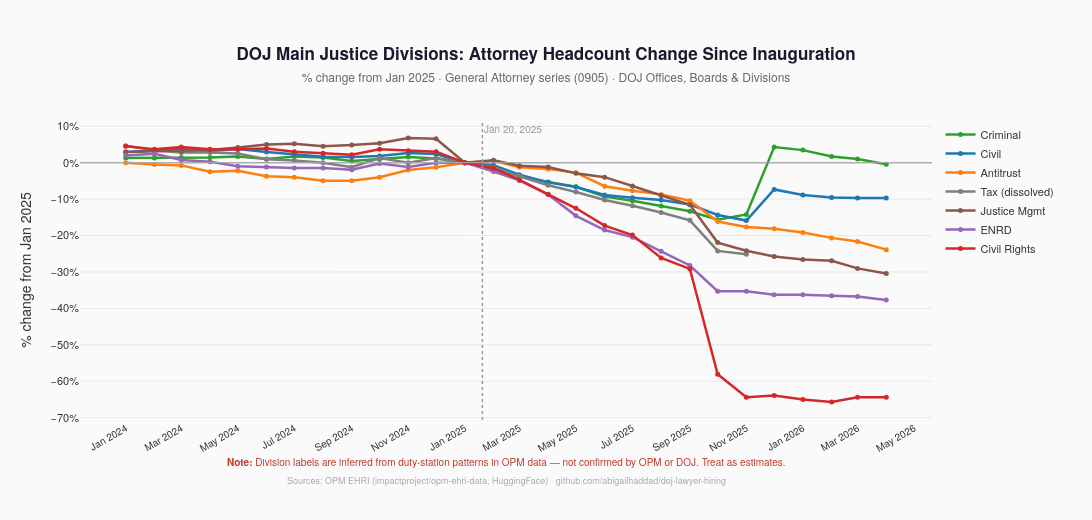

Write notebook code for a chart like this one.
### Code cell
# Index each division's headcount to Jan 2025 = 0%
baseline = div_emp_df[div_emp_df['yyyymm'] == '202501'].set_index('poi')['headcount']

indexed = div_emp_df.copy()
indexed['pct_change'] = indexed.apply(
    lambda r: (r['headcount'] / baseline.get(r['poi'], np.nan) - 1) * 100, axis=1
)

# Sort divisions by final pct value descending so legend order matches line order at right edge
final_pct = (
    indexed.sort_values('date')
    .groupby('poi')['pct_change']
    .last()
    .fillna(-100)
)
poi_color_map = dict(zip([poi for poi, _ in DIVISIONS_ORDERED], DIV_COLORS))
sorted_divisions = [(poi, name) for poi, name in
                    sorted(DIVISIONS_ORDERED, key=lambda x: final_pct.get(x[0], -100), reverse=True)]

fig_idx = go.Figure()
for poi, name in sorted_divisions:
    grp = indexed[indexed['poi'] == poi].sort_values('date')
    fig_idx.add_trace(go.Scatter(
        x=grp['date'], y=grp['pct_change'],
        mode='lines+markers',
        name=name,
        line=dict(color=poi_color_map[poi], width=2.5),
        marker=dict(size=5),
    ))

fig_idx.add_hline(y=0, line=dict(color='#aaa', width=1))
fig_idx.add_vline(x=INAUGURATION, line=dict(color='#999', width=1.5, dash='dot'),
                  annotation_text='Jan 20, 2025', annotation_position='top right',
                  annotation_font=dict(size=10, color='#999', family=FONT))

fig_idx.update_layout(
    title=dict(
        text=(
            '<b>DOJ Main Justice Divisions: Attorney Headcount Change Since Inauguration</b><br>'
            '<span style="font-size:12px;color:#666">'
            '% change from Jan 2025 · General Attorney series (0905) · DOJ Offices, Boards & Divisions'
            '</span>'
        ),
        font=dict(size=17, family=FONT, color='#1a1a2e'),
        x=0.5, xanchor='center',
    ),
    yaxis=dict(
        title='% change from Jan 2025',
        ticksuffix='%',
        showgrid=True, gridcolor=GRID,
        zeroline=True, zerolinecolor='#bbb', zerolinewidth=1.5,
        tickfont=dict(size=11, family=FONT),
    ),
    xaxis=dict(
        showgrid=False, tickformat='%b %Y', dtick='M2', tickangle=-30,
        tickfont=dict(size=10, family=FONT),
    ),
    legend=dict(
        orientation='v', x=1.01, y=1, xanchor='left',
        font=dict(size=11, family=FONT),
        bgcolor='rgba(0,0,0,0)',
    ),
    paper_bgcolor=BG, plot_bgcolor=BG,
    font=dict(family=FONT, size=12, color='#333'),
    margin=dict(t=120, b=100, l=80, r=160),
    height=520, width=1100,
)

fig_idx.add_annotation(
    x=0.5, y=-0.17, xref='paper', yref='paper', showarrow=False, xanchor='center',
    text=(
        '<b>Note:</b> Division labels are inferred from duty-station patterns in OPM data — '
        'not confirmed by OPM or DOJ. Treat as estimates.'
    ),
    font=dict(size=10, color='#c0392b', family=FONT),
)
fig_idx.add_annotation(
    x=0.5, y=-0.23, xref='paper', yref='paper', showarrow=False, xanchor='center',
    text='Sources: OPM EHRI (impactproject/opm-ehri-data, HuggingFace) · github.com/abigailhaddad/doj-lawyer-hiring',
    font=dict(size=9, color='#aaa', family=FONT),
)

fig_idx.show()
fig_idx.write_image('doj_divisions_pct.png', scale=2)
print('Saved: doj_divisions_pct.png')

### Figure 1 — Plotly figure (JSON) as saved in the notebook; plotly's stock layout.template omitted (floating-point values rounded to 4 significant figures)
{"data": [{"line": {"color": "#2ca02c", "width": 2.5}, "marker": {"size": 5}, "mode": "lines+markers", "name": "Criminal", "type": "scatter", "x": ["2024-01-01T00:00:00", "2024-02-01T00:00:00", "2024-03-01T00:00:00", "2024-04-01T00:00:00", "2024-05-01T00:00:00", "2024-06-01T00:00:00", "2024-07-01T00:00:00", "2024-08-01T00:00:00", "2024-09-01T00:00:00", "2024-10-01T00:00:00", "2024-11-01T00:00:00", "2024-12-01T00:00:00", "2025-01-01T00:00:00", "2025-02-01T00:00:00", "2025-03-01T00:00:00", "2025-04-01T00:00:00", "2025-05-01T00:00:00", "2025-06-01T00:00:00", "2025-07-01T00:00:00", "2025-08-01T00:00:00", "2025-09-01T00:00:00", "2025-10-01T00:00:00", "2025-11-01T00:00:00", "2025-12-01T00:00:00", "2026-01-01T00:00:00", "2026-02-01T00:00:00", "2026-03-01T00:00:00", "2026-04-01T00:00:00"], "y": [1.291, 1.291, 1.435, 1.435, 1.722, 1.004, 1.722, 1.435, 0.4304, 1.004, 1.578, 1.148, 0.0, -1.865, -3.73, -5.308, -6.6, -9.326, -10.47, -11.91, -13.34, -15.64, -14.2, 4.304, 3.443, 1.722, 1.004, -0.4304]}, {"line": {"color": "#1f77b4", "width": 2.5}, "marker": {"size": 5}, "mode": "lines+markers", "name": "Civil", "type": "scatter", "x": ["2024-01-01T00:00:00", "2024-02-01T00:00:00", "2024-03-01T00:00:00", "2024-04-01T00:00:00", "2024-05-01T00:00:00", "2024-06-01T00:00:00", "2024-07-01T00:00:00", "2024-08-01T00:00:00", "2024-09-01T00:00:00", "2024-10-01T00:00:00", "2024-11-01T00:00:00", "2024-12-01T00:00:00", "2025-01-01T00:00:00", "2025-02-01T00:00:00", "2025-03-01T00:00:00", "2025-04-01T00:00:00", "2025-05-01T00:00:00", "2025-06-01T00:00:00", "2025-07-01T00:00:00", "2025-08-01T00:00:00", "2025-09-01T00:00:00", "2025-10-01T00:00:00", "2025-11-01T00:00:00", "2025-12-01T00:00:00", "2026-01-01T00:00:00", "2026-02-01T00:00:00", "2026-03-01T00:00:00", "2026-04-01T00:00:00"], "y": [2.959, 3.297, 3.719, 3.212, 3.719, 2.959, 2.367, 1.606, 1.522, 1.86, 2.62, 2.367, 0.0, -0.6762, -3.297, -5.41, -6.678, -8.876, -9.637, -10.23, -11.5, -14.37, -15.89, -7.354, -8.876, -9.552, -9.721, -9.721]}, {"line": {"color": "#ff7f0e", "width": 2.5}, "marker": {"size": 5}, "mode": "lines+markers", "name": "Antitrust", "type": "scatter", "x": ["2024-01-01T00:00:00", "2024-02-01T00:00:00", "2024-03-01T00:00:00", "2024-04-01T00:00:00", "2024-05-01T00:00:00", "2024-06-01T00:00:00", "2024-07-01T00:00:00", "2024-08-01T00:00:00", "2024-09-01T00:00:00", "2024-10-01T00:00:00", "2024-11-01T00:00:00", "2024-12-01T00:00:00", "2025-01-01T00:00:00", "2025-02-01T00:00:00", "2025-03-01T00:00:00", "2025-04-01T00:00:00", "2025-05-01T00:00:00", "2025-06-01T00:00:00", "2025-07-01T00:00:00", "2025-08-01T00:00:00", "2025-09-01T00:00:00", "2025-10-01T00:00:00", "2025-11-01T00:00:00", "2025-12-01T00:00:00", "2026-01-01T00:00:00", "2026-02-01T00:00:00", "2026-03-01T00:00:00", "2026-04-01T00:00:00"], "y": [0.0, -0.4975, -0.7463, -2.488, -2.239, -3.731, -3.98, -4.975, -4.975, -3.98, -1.99, -1.244, 0.0, 0.4975, -1.244, -1.741, -2.736, -6.468, -7.711, -8.706, -10.45, -16.17, -17.66, -18.16, -19.15, -20.65, -21.64, -23.88]}, {"line": {"color": "#7f7f7f", "width": 2.5}, "marker": {"size": 5}, "mode": "lines+markers", "name": "Tax (dissolved)", "type": "scatter", "x": ["2024-01-01T00:00:00", "2024-02-01T00:00:00", "2024-03-01T00:00:00", "2024-04-01T00:00:00", "2024-05-01T00:00:00", "2024-06-01T00:00:00", "2024-07-01T00:00:00", "2024-08-01T00:00:00", "2024-09-01T00:00:00", "2024-10-01T00:00:00", "2024-11-01T00:00:00", "2024-12-01T00:00:00", "2025-01-01T00:00:00", "2025-02-01T00:00:00", "2025-03-01T00:00:00", "2025-04-01T00:00:00", "2025-05-01T00:00:00", "2025-06-01T00:00:00", "2025-07-01T00:00:00", "2025-08-01T00:00:00", "2025-09-01T00:00:00", "2025-10-01T00:00:00", "2025-11-01T00:00:00"], "y": [4.658, 3.416, 2.795, 2.795, 2.484, 0.9317, 0.6211, 0.0, -1.242, 1.242, 0.0, 1.242, 0.0, -1.242, -3.727, -6.211, -8.075, -10.25, -11.8, -13.66, -15.84, -24.22, -25.16]}, {"line": {"color": "#8c564b", "width": 2.5}, "marker": {"size": 5}, "mode": "lines+markers", "name": "Justice Mgmt", "type": "scatter", "x": ["2024-01-01T00:00:00", "2024-02-01T00:00:00", "2024-03-01T00:00:00", "2024-04-01T00:00:00", "2024-05-01T00:00:00", "2024-06-01T00:00:00", "2024-07-01T00:00:00", "2024-08-01T00:00:00", "2024-09-01T00:00:00", "2024-10-01T00:00:00", "2024-11-01T00:00:00", "2024-12-01T00:00:00", "2025-01-01T00:00:00", "2025-02-01T00:00:00", "2025-03-01T00:00:00", "2025-04-01T00:00:00", "2025-05-01T00:00:00", "2025-06-01T00:00:00", "2025-07-01T00:00:00", "2025-08-01T00:00:00", "2025-09-01T00:00:00", "2025-10-01T00:00:00", "2025-11-01T00:00:00", "2025-12-01T00:00:00", "2026-01-01T00:00:00", "2026-02-01T00:00:00", "2026-03-01T00:00:00", "2026-04-01T00:00:00"], "y": [2.936, 3.109, 3.109, 3.454, 4.145, 5.009, 5.181, 4.491, 4.836, 5.354, 6.736, 6.563, 0.0, 0.6908, -0.8636, -1.209, -2.936, -3.972, -6.39, -8.981, -11.57, -21.93, -24.18, -25.73, -26.6, -26.94, -29.02, -30.4]}, {"line": {"color": "#9467bd", "width": 2.5}, "marker": {"size": 5}, "mode": "lines+markers", "name": "ENRD", "type": "scatter", "x": ["2024-01-01T00:00:00", "2024-02-01T00:00:00", "2024-03-01T00:00:00", "2024-04-01T00:00:00", "2024-05-01T00:00:00", "2024-06-01T00:00:00", "2024-07-01T00:00:00", "2024-08-01T00:00:00", "2024-09-01T00:00:00", "2024-10-01T00:00:00", "2024-11-01T00:00:00", "2024-12-01T00:00:00", "2025-01-01T00:00:00", "2025-02-01T00:00:00", "2025-03-01T00:00:00", "2025-04-01T00:00:00", "2025-05-01T00:00:00", "2025-06-01T00:00:00", "2025-07-01T00:00:00", "2025-08-01T00:00:00", "2025-09-01T00:00:00", "2025-10-01T00:00:00", "2025-11-01T00:00:00", "2025-12-01T00:00:00", "2026-01-01T00:00:00", "2026-02-01T00:00:00", "2026-03-01T00:00:00", "2026-04-01T00:00:00"], "y": [1.946, 2.433, 0.7299, 0.2433, -0.9732, -1.217, -1.46, -1.46, -1.946, -0.2433, -1.217, 0.0, 0.0, -2.433, -4.866, -8.759, -14.6, -18.49, -20.44, -24.33, -28.22, -35.28, -35.28, -36.25, -36.25, -36.5, -36.74, -37.71]}, {"line": {"color": "#d62728", "width": 2.5}, "marker": {"size": 5}, "mode": "lines+markers", "name": "Civil Rights", "type": "scatter", "x": ["2024-01-01T00:00:00", "2024-02-01T00:00:00", "2024-03-01T00:00:00", "2024-04-01T00:00:00", "2024-05-01T00:00:00", "2024-06-01T00:00:00", "2024-07-01T00:00:00", "2024-08-01T00:00:00", "2024-09-01T00:00:00", "2024-10-01T00:00:00", "2024-11-01T00:00:00", "2024-12-01T00:00:00", "2025-01-01T00:00:00", "2025-02-01T00:00:00", "2025-03-01T00:00:00", "2025-04-01T00:00:00", "2025-05-01T00:00:00", "2025-06-01T00:00:00", "2025-07-01T00:00:00", "2025-08-01T00:00:00", "2025-09-01T00:00:00", "2025-10-01T00:00:00", "2025-11-01T00:00:00", "2025-12-01T00:00:00", "2026-01-01T00:00:00", "2026-02-01T00:00:00", "2026-03-01T00:00:00", "2026-04-01T00:00:00"], "y": [4.536, 3.672, 4.32, 3.672, 3.672, 3.888, 3.024, 2.592, 2.16, 3.672, 3.24, 3.024, 0.0, -1.512, -4.752, -8.639, -12.53, -17.28, -19.87, -26.13, -29.16, -58.1, -64.36, -63.93, -65.01, -65.66, -64.36, -64.36]}], "layout": {"annotations": [{"font": {"color": "#999", "family": "Helvetica Neue, Arial, sans-serif", "size": 10}, "showarrow": false, "text": "Jan 20, 2025", "x": "2025-01-20", "xanchor": "left", "xref": "x", "y": 1, "yanchor": "top", "yref": "y domain"}, {"font": {"color": "#c0392b", "family": "Helvetica Neue, Arial, sans-serif", "size": 10}, "showarrow": false, "text": "<b>Note:</b> Division labels are inferred from duty-station patterns in OPM data — not confirmed by OPM or DOJ. Treat as estimates.", "x": 0.5, "xanchor": "center", "xref": "paper", "y": -0.17, "yref": "paper"}, {"font": {"color": "#aaa", "family": "Helvetica Neue, Arial, sans-serif", "size": 9}, "showarrow": false, "text": "Sources: OPM EHRI (impactproject/opm-ehri-data, HuggingFace) · github.com/abigailhaddad/doj-lawyer-hiring", "x": 0.5, "xanchor": "center", "xref": "paper", "y": -0.23, "yref": "paper"}], "font": {"color": "#333", "family": "Helvetica Neue, Arial, sans-serif", "size": 12}, "height": 520, "legend": {"bgcolor": "rgba(0,0,0,0)", "font": {"family": "Helvetica Neue, Arial, sans-serif", "size": 11}, "orientation": "v", "x": 1.01, "xanchor": "left", "y": 1}, "margin": {"b": 100, "l": 80, "r": 160, "t": 120}, "paper_bgcolor": "#FAFAFA", "plot_bgcolor": "#FAFAFA", "shapes": [{"line": {"color": "#aaa", "width": 1}, "type": "line", "x0": 0, "x1": 1, "xref": "x domain", "y0": 0, "y1": 0, "yref": "y"}, {"line": {"color": "#999", "dash": "dot", "width": 1.5}, "type": "line", "x0": "2025-01-20", "x1": "2025-01-20", "xref": "x", "y0": 0, "y1": 1, "yref": "y domain"}], "title": {"font": {"color": "#1a1a2e", "family": "Helvetica Neue, Arial, sans-serif", "size": 17}, "text": "<b>DOJ Main Justice Divisions: Attorney Headcount Change Since Inauguration</b><br><span style=\"font-size:12px;color:#666\">% change from Jan 2025 · General Attorney series (0905) · DOJ Offices, Boards & Divisions</span>", "x": 0.5, "xanchor": "center"}, "width": 1100, "xaxis": {"dtick": "M2", "showgrid": false, "tickangle": -30, "tickfont": {"family": "Helvetica Neue, Arial, sans-serif", "size": 10}, "tickformat": "%b %Y"}, "yaxis": {"gridcolor": "#E8E8E8", "showgrid": true, "tickfont": {"family": "Helvetica Neue, Arial, sans-serif", "size": 11}, "ticksuffix": "%", "title": {"text": "% change from Jan 2025"}, "zeroline": true, "zerolinecolor": "#bbb", "zerolinewidth": 1.5}}}
